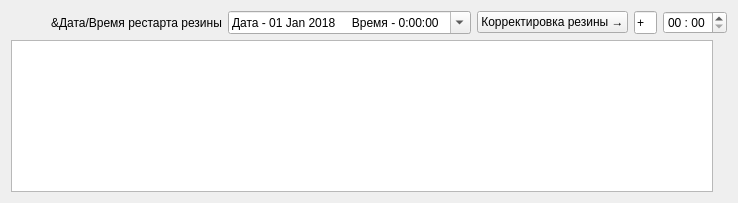
       <widget class="QWidget" name="RezinaTab">
        <attribute name="icon">
         <iconset resource="resourses_and_icons.qrc">
          <normaloff>:/Filling/artifacts/RezinaIcon.png</normaloff>:/Filling/artifacts/RezinaIcon.png</iconset>
        </attribute>
        <attribute name="title">
         <string>&amp;Резина</string>
        </attribute>
        <layout class="QVBoxLayout" name="verticalLayout_3">
         <item>
          <layout class="QVBoxLayout" name="verticalLayout_4">
           <item>
            <layout class="QHBoxLayout" name="horizontalLayout_4">
             <item>
              <spacer name="horizontalSpacer_17">
               <property name="orientation">
                <enum>Qt::Horizontal</enum>
               </property>
               <property name="sizeHint" stdset="0">
                <size>
                 <width>0</width>
                 <height>0</height>
                </size>
               </property>
              </spacer>
             </item>
             <item>
              <layout class="QVBoxLayout" name="RezinaLayout">
               <item>
                <layout class="QHBoxLayout" name="RezinaCorrectionLayout">
                 <item>
                  <spacer name="horizontalSpacer">
                   <property name="orientation">
                    <enum>Qt::Horizontal</enum>
                   </property>
                   <property name="sizeHint" stdset="0">
                    <size>
                     <width>40</width>
                     <height>20</height>
                    </size>
                   </property>
                  </spacer>
                 </item>
                 <item>
                  <widget class="QLabel" name="labelRezinaDateTimeRestart">
                   <property name="toolTip">
                    <string>&lt;html&gt;&lt;head/&gt;&lt;body&gt;&lt;p&gt;&lt;span style=&quot; font-size:10pt;&quot;&gt;Дата/Время рестарта Резины с учетом корректировок и изменений&lt;/span&gt;&lt;/p&gt;&lt;/body&gt;&lt;/html&gt;</string>
                   </property>
                   <property name="text">
                    <string>&amp;Дата/Время рестарта резины</string>
                   </property>
                  </widget>
                 </item>
                 <item>
                  <widget class="QDateTimeEdit" name="RezinaRestart">
                   <property name="sizePolicy">
                    <sizepolicy hsizetype="Fixed" vsizetype="Fixed">
                     <horstretch>0</horstretch>
                     <verstretch>0</verstretch>
                    </sizepolicy>
                   </property>
                   <property name="minimumSize">
                    <size>
                     <width>220</width>
                     <height>23</height>
                    </size>
                   </property>
                   <property name="toolTip">
                    <string>&lt;html&gt;&lt;head/&gt;&lt;body&gt;&lt;p&gt;&lt;span style=&quot; font-size:10pt;&quot;&gt;Можно использовать клавиши ←, →, ↑, ↓ на клавиатуре, а также справа можно открыть календарь для редактирования даты.&lt;/span&gt;&lt;/p&gt;&lt;/body&gt;&lt;/html&gt;</string>
                   </property>
                   <property name="minimumDateTime">
                    <datetime>
                     <hour>0</hour>
                     <minute>0</minute>
                     <second>0</second>
                     <year>2018</year>
                     <month>1</month>
                     <day>1</day>
                    </datetime>
                   </property>
                   <property name="minimumDate">
                    <date>
                     <year>2018</year>
                     <month>1</month>
                     <day>1</day>
                    </date>
                   </property>
                   <property name="displayFormat">
                    <string>Дата - dd MMM yyyy     Время - H:mm:ss</string>
                   </property>
                   <property name="calendarPopup">
                    <bool>true</bool>
                   </property>
                  </widget>
                 </item>
                 <item>
                  <widget class="QPushButton" name="EditTimingRezina">
                   <property name="toolTip">
                    <string>&lt;html&gt;&lt;head/&gt;&lt;body&gt;&lt;p&gt;&lt;span style=&quot; font-size:10pt;&quot;&gt;Если Резина появилась чуть раньше или чуть позже - можно откорректировать все тайминги , указав время, которое нужно изменить в панели справа&lt;/span&gt;&lt;/p&gt;&lt;/body&gt;&lt;/html&gt;</string>
                   </property>
                   <property name="text">
                    <string>Корректировка резины →</string>
                   </property>
                   <property name="autoDefault">
                    <bool>false</bool>
                   </property>
                  </widget>
                 </item>
                 <item>
                  <widget class="QLineEdit" name="RezinaPlusMinus">
                   <property name="maximumSize">
                    <size>
                     <width>23</width>
                     <height>25</height>
                    </size>
                   </property>
                   <property name="toolTip">
                    <string>&lt;html&gt;&lt;head/&gt;&lt;body&gt;&lt;p&gt;&lt;span style=&quot; font-size:10pt;&quot;&gt;Добавить или вычесть время корректировки?&lt;/span&gt;&lt;/p&gt;&lt;/body&gt;&lt;/html&gt;</string>
                   </property>
                   <property name="inputMask">
                    <string/>
                   </property>
                   <property name="text">
                    <string>+</string>
                   </property>
                   <property name="placeholderText">
                    <string>+/-</string>
                   </property>
                  </widget>
                 </item>
                 <item>
                  <widget class="QTimeEdit" name="RezinaEdit">
                   <property name="maximumSize">
                    <size>
                     <width>16777215</width>
                     <height>25</height>
                    </size>
                   </property>
                   <property name="toolTip">
                    <string>&lt;html&gt;&lt;head/&gt;&lt;body&gt;&lt;p&gt;&lt;span style=&quot; font-size:10pt;&quot;&gt;Формат ввода - Минуты : Секунды&lt;/span&gt;&lt;/p&gt;&lt;/body&gt;&lt;/html&gt;</string>
                   </property>
                   <property name="toolTipDuration">
                    <number>-1</number>
                   </property>
                   <property name="statusTip">
                    <string/>
                   </property>
                   <property name="whatsThis">
                    <string/>
                   </property>
                   <property name="buttonSymbols">
                    <enum>QAbstractSpinBox::UpDownArrows</enum>
                   </property>
                   <property name="maximumTime">
                    <time>
                     <hour>0</hour>
                     <minute>59</minute>
                     <second>59</second>
                    </time>
                   </property>
                   <property name="displayFormat">
                    <string>mm : ss</string>
                   </property>
                   <property name="calendarPopup">
                    <bool>false</bool>
                   </property>
                   <property name="time">
                    <time>
                     <hour>0</hour>
                     <minute>0</minute>
                     <second>0</second>
                    </time>
                   </property>
                  </widget>
                 </item>
                </layout>
               </item>
               <item>
                <widget class="QTableWidget" name="RezinaTable">
                 <property name="enabled">
                  <bool>true</bool>
                 </property>
                 <property name="sizePolicy">
                  <sizepolicy hsizetype="Fixed" vsizetype="Fixed">
                   <horstretch>0</horstretch>
                   <verstretch>0</verstretch>
                  </sizepolicy>
                 </property>
                 <property name="minimumSize">
                  <size>
                   <width>702</width>
                   <height>152</height>
                  </size>
                 </property>
                 <property name="maximumSize">
                  <size>
                   <width>702</width>
                   <height>152</height>
                  </size>
                 </property>
                 <property name="font">
                  <font>
                   <family>Arial</family>
                   <pointsize>14</pointsize>
                  </font>
                 </property>
                 <property name="frameShape">
                  <enum>QFrame::Box</enum>
                 </property>
                 <property name="frameShadow">
                  <enum>QFrame::Raised</enum>
                 </property>
                 <property name="lineWidth">
                  <number>0</number>
                 </property>
                 <property name="midLineWidth">
                  <number>1</number>
                 </property>
                 <property name="editTriggers">
                  <set>QAbstractItemView::NoEditTriggers</set>
                 </property>
                 <property name="dragEnabled">
                  <bool>false</bool>
                 </property>
                 <property name="alternatingRowColors">
                  <bool>false</bool>
                 </property>
                 <property name="selectionMode">
                  <enum>QAbstractItemView::SingleSelection</enum>
                 </property>
                 <property name="selectionBehavior">
                  <enum>QAbstractItemView::SelectItems</enum>
                 </property>
                 <property name="showGrid">
                  <bool>true</bool>
                 </property>
                 <property name="gridStyle">
                  <enum>Qt::SolidLine</enum>
                 </property>
                 <property name="sortingEnabled">
                  <bool>false</bool>
                 </property>
                 <attribute name="horizontalHeaderVisible">
                  <bool>true</bool>
                 </attribute>
                 <attribute name="horizontalHeaderCascadingSectionResizes">
                  <bool>false</bool>
                 </attribute>
                 <attribute name="horizontalHeaderHighlightSections">
                  <bool>true</bool>
                 </attribute>
                 <attribute name="verticalHeaderVisible">
                  <bool>false</bool>
                 </attribute>
                </widget>
               </item>
              </layout>
             </item>
            </layout>
           </item>
           <item>
            <spacer name="verticalSpacer_4">
             <property name="orientation">
              <enum>Qt::Vertical</enum>
             </property>
             <property name="sizeHint" stdset="0">
              <size>
               <width>0</width>
               <height>0</height>
              </size>
             </property>
            </spacer>
           </item>
          </layout>
         </item>
        </layout>
       </widget>
